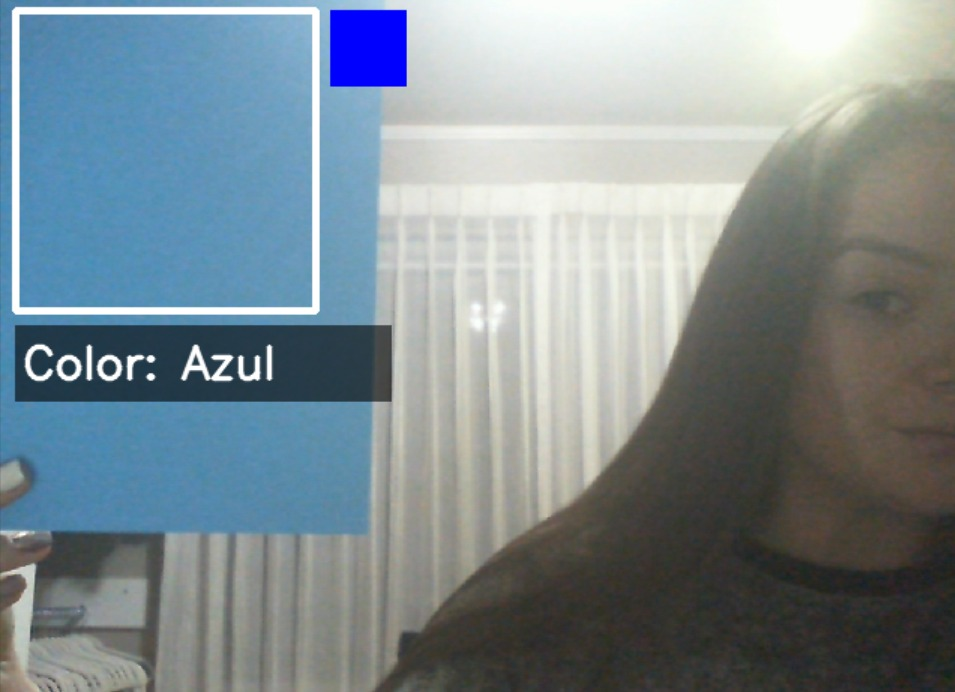
#> input picture 1_reconocimientoColores/resources/1.jpeg, 955 x 692 px, given in place of the camera
$ python 1_reconocimientoColores.py
#> lines starting #> are read from the running program, lines starting #| are printed output that depends on the picture; after the words box and inside, x2 and y2 are one past the last pixel; in counts of white or black regions, pixels touching at a corner belong together
import cv2
import numpy as np

# Inicializar la cámara web (0 = cámara por defecto)
cap = cv2.VideoCapture(0)

# Definir el área de interés (ROI) donde se detectará el color
# x, y: coordenadas de la esquina superior izquierda
# w, h: ancho y alto del rectángulo de detección
x, y, w, h = 10, 10, 200, 200

# Diccionario con los rangos HSV para cada color
# Cada color tiene rangos de valores Hue (matiz), Saturation (saturación), Value (brillo)
# El rojo necesita dos rangos porque el rojo está en ambos extremos del espectro HSV
colors_hsv = {
    "Rojo": [(0, 120, 70), (10, 255, 255), (170, 120, 70), (180, 255, 255)],
    "Verde": [(36, 50, 70), (89, 255, 255)],
    "Azul": [(90, 50, 70), (128, 255, 255)],
    "Amarillo": [(20, 100, 100), (35, 255, 255)],
    "Naranja": [(10, 100, 20), (25, 255, 255)],
    "Morado": [(129, 50, 70), (158, 255, 255)]
}

def get_dominant_color_hsv(roi):
    # Convertir la imagen de BGR a HSV para mejor detección de colores
    hsv_roi = cv2.cvtColor(roi, cv2.COLOR_BGR2HSV)

    # Separar los canales HSV (Hue, Saturation, Value)
    h, s, v = cv2.split(hsv_roi)

    # Calcular los valores promedio de saturación y brillo
    mean_v = np.mean(v)  # Brillo promedio
    mean_s = np.mean(s)  # Saturación promedio

    # Detectar colores especiales basados en brillo y saturación
    if mean_v < 40:  # Si el brillo es muy bajo, es negro
        return "Negro"
    elif mean_v > 200 and mean_s < 30:  # Si es muy brillante pero poco saturado, es blanco
        return "Blanco"

    # Diccionario para almacenar el porcentaje de cada color detectado
    color_percentages = {}

    # Iterar sobre cada color definido en el diccionario
    for color, ranges in colors_hsv.items():
        if color == "Rojo":
            # El rojo necesita dos máscaras porque está en ambos extremos del espectro HSV
            lower1, upper1, lower2, upper2 = ranges
            mask1 = cv2.inRange(hsv_roi, np.array(lower1), np.array(upper1))
            mask2 = cv2.inRange(hsv_roi, np.array(lower2), np.array(upper2))
            mask = mask1 + mask2  # Combinar ambas máscaras
        else:
            # Para otros colores, usar un solo rango
            lower, upper = ranges
            mask = cv2.inRange(hsv_roi, np.array(lower), np.array(upper))

        # Contar píxeles que coinciden con el rango de color
        color_percentages[color] = cv2.countNonZero(mask)

    # Encontrar el color con más píxeles coincidentes (color dominante)
    dominant_color = max(color_percentages, key=color_percentages.get)
    return dominant_color

def color_name_to_bgr(name):
    """
    Convierte el nombre del color a valores BGR para OpenCV
    OpenCV usa el formato BGR (Blue, Green, Red) en lugar de RGB
    """
    mapping = {
        "Rojo": (0,0,255),      # BGR: 0 azul, 0 verde, 255 rojo
        "Verde": (0,255,0),     # BGR: 0 azul, 255 verde, 0 rojo
        "Azul": (255,0,0),      # BGR: 255 azul, 0 verde, 0 rojo
        "Amarillo": (0,255,255), # BGR: 0 azul, 255 verde, 255 rojo
        "Naranja": (0,165,255),  # BGR: 0 azul, 165 verde, 255 rojo
        "Morado": (255,0,255),   # BGR: 255 azul, 0 verde, 255 rojo
        "Blanco": (255,255,255), # BGR: 255 azul, 255 verde, 255 rojo
        "Negro": (0,0,0)         # BGR: 0 azul, 0 verde, 0 rojo
    }
    return mapping.get(name, (255,255,255))  # Color por defecto: blanco

# BUCLE PRINCIPAL: Captura y procesamiento de video en tiempo real
while True:
    # Capturar un frame de la cámara
    ret, frame = cap.read()
#> frame is the input picture: shape (692, 955, 3); mean B, G, R 145.7, 139.8, 126.5
    if not ret:  # Si no se pudo capturar el frame, salir del bucle
        break

    # Voltear la imagen horizontalmente para efecto espejo
    frame = cv2.flip(frame, 1)

    # Extraer la región de interés (ROI) donde se detectará el color
    roi = frame[y:y+h, x:x+w]
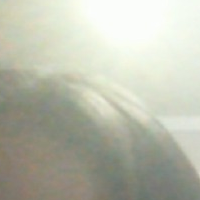
#> roi: shape (200, 200, 3); mean B, G, R 173.9, 189, 186.9

    # Detectar el color dominante en la ROI
    color_name = get_dominant_color_hsv(roi)
#> in get_dominant_color_hsv, `hsv_roi = cv2.cvtColor(roi, cv2.COLOR_BGR2HSV)`: hsv_roi: shape (200, 200, 3); mean H, S, V 36.3, 23.6, 190.2
#> in get_dominant_color_hsv, `h, s, v = cv2.split(hsv_roi)`:
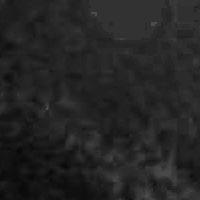
#> h: shape (200, 200); min 5, max 83, mean 36.3
#> in get_dominant_color_hsv, `h, s, v = cv2.split(hsv_roi)`:
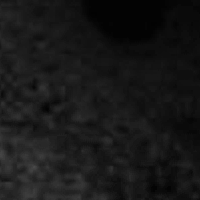
#> s: shape (200, 200); min 2, max 73, mean 23.6
#> in get_dominant_color_hsv, `h, s, v = cv2.split(hsv_roi)`:
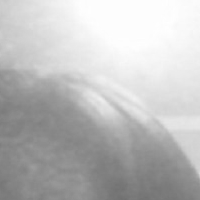
#> v: shape (200, 200); min 112, max 255, mean 190.2
#> in get_dominant_color_hsv, `mean_v = np.mean(v)`: mean_v = 190.2
#> in get_dominant_color_hsv, `mean_s = np.mean(s)`: mean_s = 23.61
#> after the loop in get_dominant_color_hsv, `for color, ranges in colors_hsv.items():`: color_percentages = {'Rojo': 0, 'Verde': 0, 'Azul': 0, 'Amarillo': 0, 'Naranja': 0, 'Morado': 0}
#> in get_dominant_color_hsv, `dominant_color = max(color_percentages, key=color_percentages.get)`: dominant_color = 'Rojo'
#> color_name = 'Rojo'

    # Dibujar un rectángulo blanco alrededor del área de detección
    cv2.rectangle(frame, (x, y), (x+w, y+h), (255,255,255), 3)

    # Dibujar un rectángulo pequeño con el color detectado (muestra de color)
    cv2.rectangle(frame, (x+w+10, y), (x+w+60, y+50), color_name_to_bgr(color_name), -1)
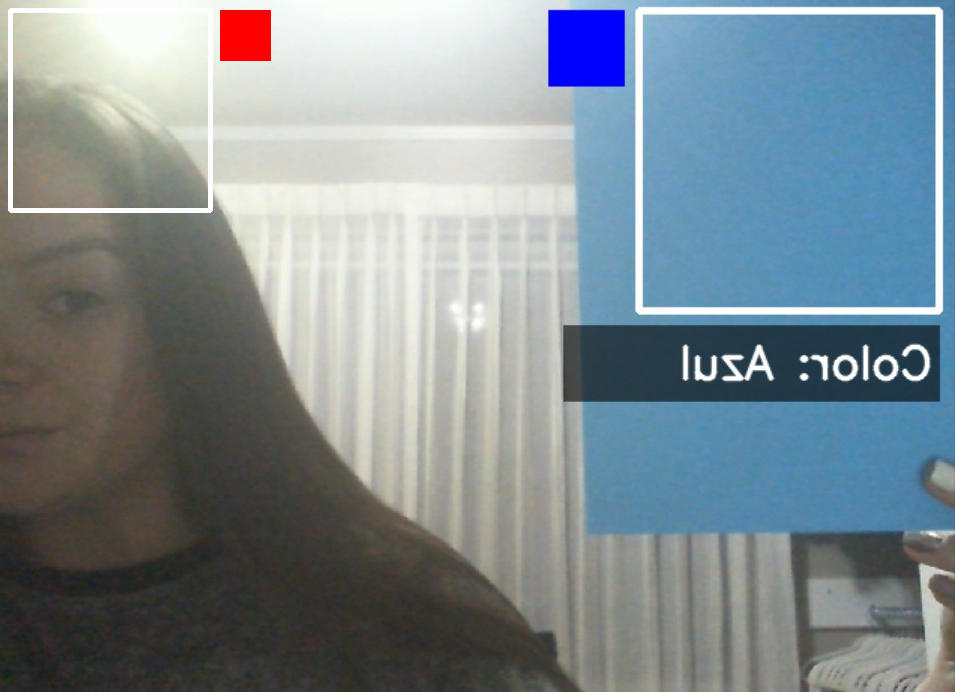
#> frame: shape (692, 955, 3); mean B, G, R 145.3, 139.3, 127

    # Crear una superposición semi-transparente para el texto
    overlay = frame.copy()
    cv2.rectangle(overlay, (x, y+h+10), (x+250, y+h+60), (0,0,0), -1)
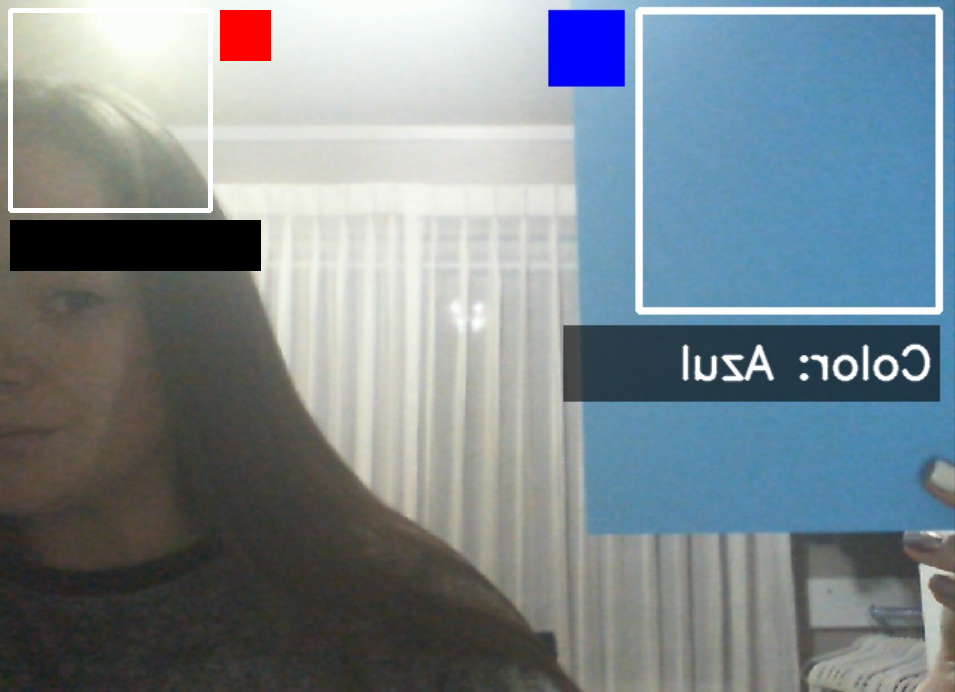
#> overlay: shape (692, 955, 3); 1.94% of pixels changed, all inside (x1, y1, x2, y2) = (10, 220, 261, 271)
    alpha = 0.6  # Nivel de transparencia (0 = transparente, 1 = opaco)
    cv2.addWeighted(overlay, alpha, frame, 1 - alpha, 0, frame)

    # Mostrar el nombre del color detectado en la pantalla
    cv2.putText(frame, f"Color: {color_name}", (x+5, y+h+45),
                cv2.FONT_HERSHEY_SIMPLEX, 1, (255,255,255), 2, cv2.LINE_AA)
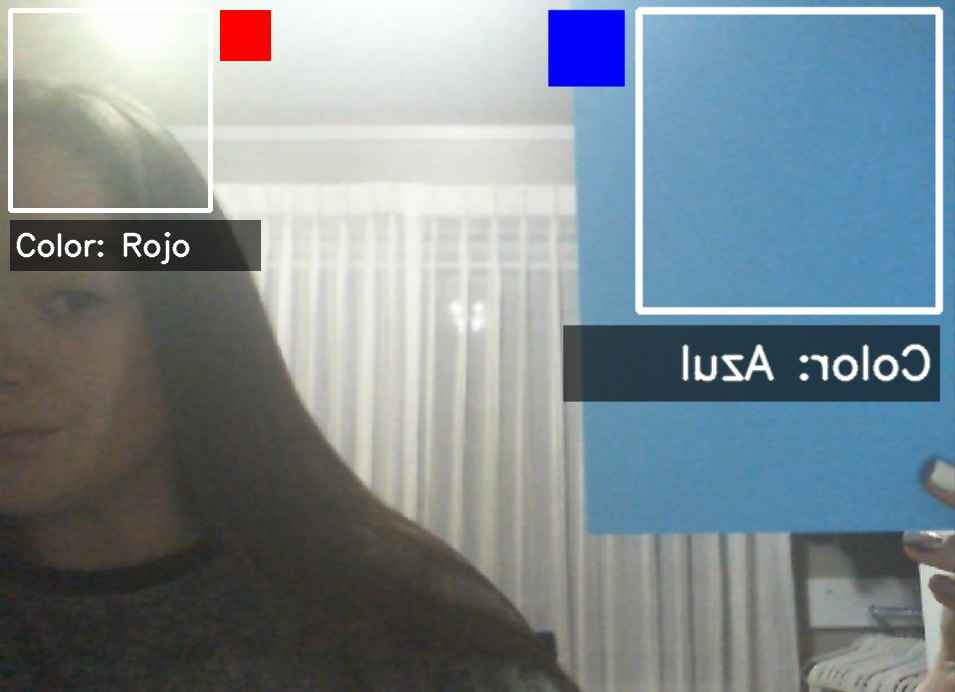
#> frame: shape (692, 955, 3); mean B, G, R 144.5, 138.3, 126

    # Mostrar el frame en una ventana
    cv2.imshow("Detector de color HSV", frame)

    # Salir del bucle si se presiona la tecla ESC (código 27)
    if cv2.waitKey(1) & 0xFF == 27:
#> (key Esc is pressed here)
        break

# Limpiar recursos: liberar la cámara y cerrar ventanas
cap.release()
cv2.destroyAllWindows()

$ run again, on 1_reconocimientoColores/resources/3.jpeg
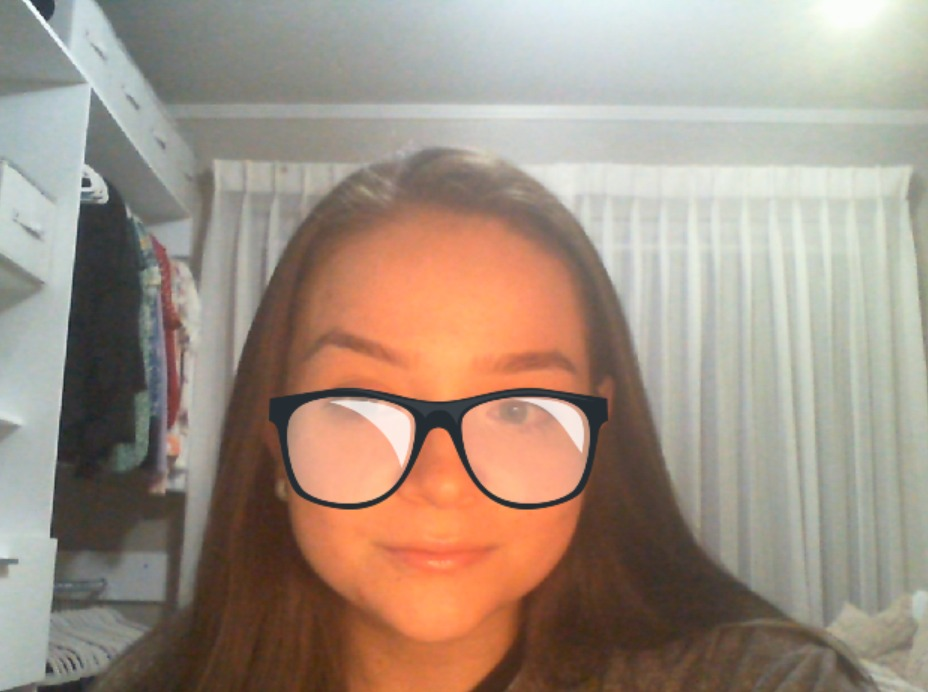
#> input picture 1_reconocimientoColores/resources/3.jpeg, 928 x 692 px, given in place of the camera
#> frame is the input picture: shape (692, 928, 3); mean B, G, R 130.5, 144.5, 161.4
#> hsv_roi: shape (200, 200, 3); mean H, S, V 51.7, 15.2, 213.3
#> in get_dominant_color_hsv, `h, s, v = cv2.split(hsv_roi)`:
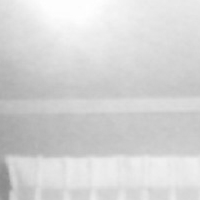
#> v: shape (200, 200); min 139, max 255, mean 213.3
#> mean_v = 213.3
#> mean_s = 15.2
#> color_name = 'Blanco'
#> overlay: shape (692, 928, 3); mean B, G, R 126.9, 140.6, 157.7
#> `cv2.putText(frame, f"Color: {color_name}", (x+5, y+h+45), cv2.FONT_HER..`:
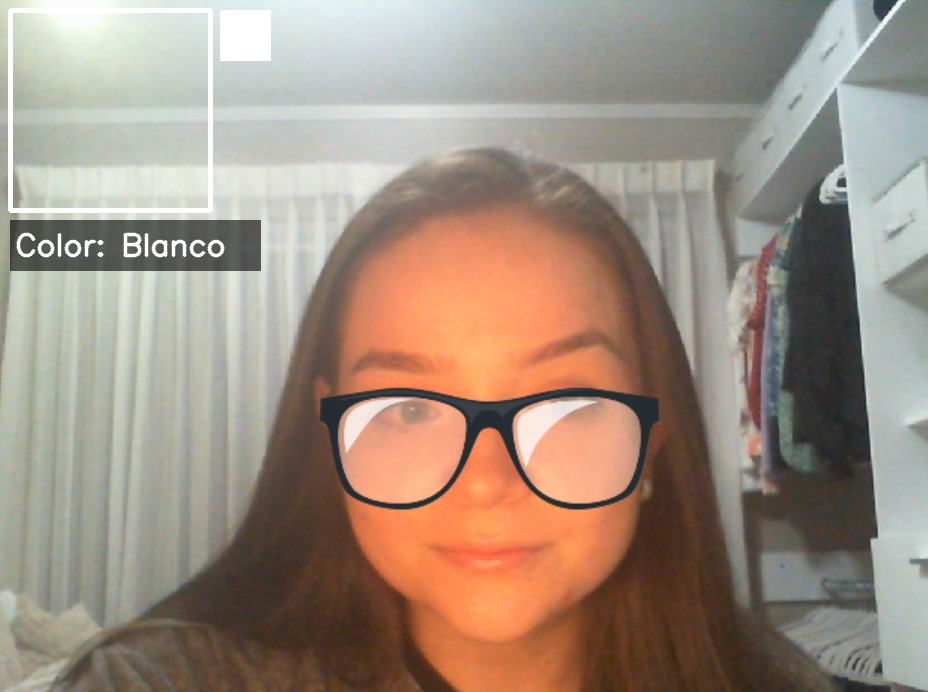
#> frame: shape (692, 928, 3); mean B, G, R 128.9, 142.8, 159.8
